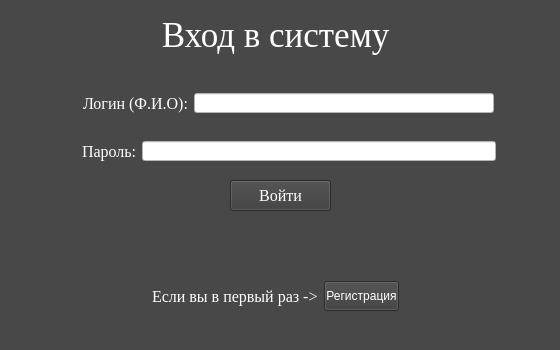
<?xml version="1.0" encoding="UTF-8"?>
<ui version="4.0">
 <class>login_form</class>
 <widget class="QMainWindow" name="login_form">
  <property name="geometry">
   <rect>
    <x>0</x>
    <y>0</y>
    <width>560</width>
    <height>350</height>
   </rect>
  </property>
  <property name="minimumSize">
   <size>
    <width>560</width>
    <height>350</height>
   </size>
  </property>
  <property name="maximumSize">
   <size>
    <width>560</width>
    <height>350</height>
   </size>
  </property>
  <property name="windowTitle">
   <string>Вход в систему </string>
  </property>
  <property name="styleSheet">
   <string notr="true">background-color: rgb(72, 72, 72);
color: rgb(255, 255, 255);</string>
  </property>
  <widget class="QWidget" name="centralwidget">
   <widget class="QLabel" name="l_title_log">
    <property name="geometry">
     <rect>
      <x>0</x>
      <y>10</y>
      <width>560</width>
      <height>50</height>
     </rect>
    </property>
    <property name="minimumSize">
     <size>
      <width>560</width>
      <height>50</height>
     </size>
    </property>
    <property name="maximumSize">
     <size>
      <width>560</width>
      <height>50</height>
     </size>
    </property>
    <property name="sizeIncrement">
     <size>
      <width>560</width>
      <height>20</height>
     </size>
    </property>
    <property name="font">
     <font>
      <family>Times New Roman</family>
      <pointsize>26</pointsize>
     </font>
    </property>
    <property name="text">
     <string>Вход в систему </string>
    </property>
    <property name="alignment">
     <set>Qt::AlignCenter</set>
    </property>
   </widget>
   <widget class="QPushButton" name="login_btn">
    <property name="geometry">
     <rect>
      <x>230</x>
      <y>180</y>
      <width>101</width>
      <height>31</height>
     </rect>
    </property>
    <property name="minimumSize">
     <size>
      <width>0</width>
      <height>31</height>
     </size>
    </property>
    <property name="maximumSize">
     <size>
      <width>101</width>
      <height>31</height>
     </size>
    </property>
    <property name="font">
     <font>
      <family>Times New Roman</family>
      <pointsize>12</pointsize>
     </font>
    </property>
    <property name="cursor">
     <cursorShape>PointingHandCursor</cursorShape>
    </property>
    <property name="styleSheet">
     <string notr="true">
background-color: rgb(60, 60, 60);</string>
    </property>
    <property name="text">
     <string>Войти</string>
    </property>
   </widget>
   <widget class="QWidget" name="layoutWidget">
    <property name="geometry">
     <rect>
      <x>82</x>
      <y>81</y>
      <width>414</width>
      <height>92</height>
     </rect>
    </property>
    <layout class="QVBoxLayout" name="full_login">
     <item>
      <layout class="QHBoxLayout" name="default_2">
       <property name="spacing">
        <number>0</number>
       </property>
       <item>
        <widget class="QLabel" name="l_text_1">
         <property name="minimumSize">
          <size>
           <width>110</width>
           <height>40</height>
          </size>
         </property>
         <property name="maximumSize">
          <size>
           <width>110</width>
           <height>40</height>
          </size>
         </property>
         <property name="font">
          <font>
           <family>Times New Roman</family>
           <pointsize>12</pointsize>
          </font>
         </property>
         <property name="text">
          <string>Логин (Ф.И.О):</string>
         </property>
         <property name="alignment">
          <set>Qt::AlignLeading|Qt::AlignLeft|Qt::AlignVCenter</set>
         </property>
        </widget>
       </item>
       <item>
        <widget class="QLineEdit" name="line_username">
         <property name="minimumSize">
          <size>
           <width>300</width>
           <height>20</height>
          </size>
         </property>
         <property name="maximumSize">
          <size>
           <width>300</width>
           <height>20</height>
          </size>
         </property>
         <property name="font">
          <font>
           <family>Times New Roman</family>
           <pointsize>12</pointsize>
          </font>
         </property>
         <property name="styleSheet">
          <string notr="true">background-color: rgb(255, 255, 255);
color: rgb(0, 0, 0);</string>
         </property>
         <property name="text">
          <string/>
         </property>
        </widget>
       </item>
      </layout>
     </item>
     <item>
      <layout class="QHBoxLayout" name="default_1">
       <property name="spacing">
        <number>0</number>
       </property>
       <item>
        <widget class="QLabel" name="l_text_2">
         <property name="minimumSize">
          <size>
           <width>60</width>
           <height>40</height>
          </size>
         </property>
         <property name="maximumSize">
          <size>
           <width>60</width>
           <height>40</height>
          </size>
         </property>
         <property name="font">
          <font>
           <family>Times New Roman</family>
           <pointsize>12</pointsize>
          </font>
         </property>
         <property name="text">
          <string>Пароль:</string>
         </property>
         <property name="alignment">
          <set>Qt::AlignLeading|Qt::AlignLeft|Qt::AlignVCenter</set>
         </property>
        </widget>
       </item>
       <item>
        <widget class="QLineEdit" name="line_password">
         <property name="minimumSize">
          <size>
           <width>300</width>
           <height>20</height>
          </size>
         </property>
         <property name="maximumSize">
          <size>
           <width>360</width>
           <height>20</height>
          </size>
         </property>
         <property name="font">
          <font>
           <family>Times New Roman</family>
           <pointsize>12</pointsize>
          </font>
         </property>
         <property name="styleSheet">
          <string notr="true">background-color: rgb(255, 255, 255);
color: rgb(0, 0, 0);</string>
         </property>
         <property name="text">
          <string/>
         </property>
        </widget>
       </item>
      </layout>
     </item>
    </layout>
   </widget>
   <widget class="QWidget" name="layoutWidget">
    <property name="geometry">
     <rect>
      <x>150</x>
      <y>280</y>
      <width>253</width>
      <height>32</height>
     </rect>
    </property>
    <layout class="QHBoxLayout" name="horizontalLayout">
     <property name="spacing">
      <number>0</number>
     </property>
     <item>
      <widget class="QLabel" name="default_text">
       <property name="minimumSize">
        <size>
         <width>170</width>
         <height>20</height>
        </size>
       </property>
       <property name="maximumSize">
        <size>
         <width>170</width>
         <height>20</height>
        </size>
       </property>
       <property name="font">
        <font>
         <family>Times New Roman</family>
         <pointsize>12</pointsize>
        </font>
       </property>
       <property name="text">
        <string>Если вы в первый раз -&gt;</string>
       </property>
      </widget>
     </item>
     <item>
      <widget class="QPushButton" name="registr_btn">
       <property name="minimumSize">
        <size>
         <width>75</width>
         <height>30</height>
        </size>
       </property>
       <property name="maximumSize">
        <size>
         <width>75</width>
         <height>30</height>
        </size>
       </property>
       <property name="cursor">
        <cursorShape>PointingHandCursor</cursorShape>
       </property>
       <property name="styleSheet">
        <string notr="true">
background-color: rgb(60, 60, 60);</string>
       </property>
       <property name="text">
        <string>Регистрация</string>
       </property>
      </widget>
     </item>
    </layout>
   </widget>
  </widget>
  <widget class="QMenuBar" name="menubar">
   <property name="geometry">
    <rect>
     <x>0</x>
     <y>0</y>
     <width>560</width>
     <height>21</height>
    </rect>
   </property>
  </widget>
  <widget class="QStatusBar" name="statusbar"/>
 </widget>
 <resources/>
 <connections/>
</ui>
